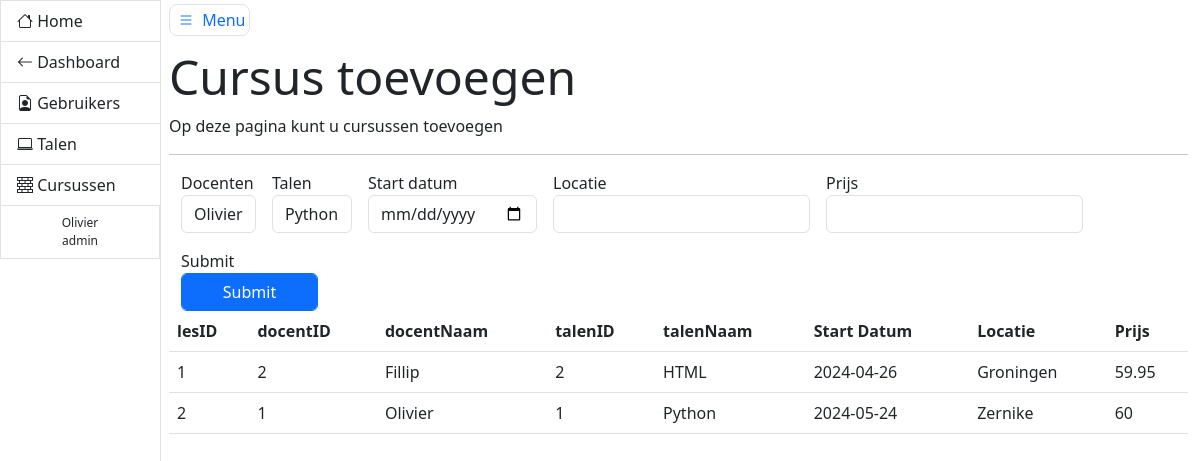
/admin/add/ (signed in), run on the app's committed database.
### models.py (models this page shows, shortened)
class User(db.Model, UserMixin):
    __tablename__ = 'users'
    id = db.Column(db.Integer, primary_key=True, autoincrement=True)
    email = db.Column(db.String(), nullable=False, unique=True)
    username = db.Column(db.String(), nullable=False, unique=True)
    role = db.Column(db.String(), nullable=False, default='user')
    password_hash = db.Column(db.String(128))

class Lessen(db.Model):
    lesID = db.Column(db.Integer, primary_key=True, autoincrement=True)
    userID = db.Column(db.Integer, db.ForeignKey('users.id'), nullable=True)
    docentID = db.Column(db.Integer, db.ForeignKey('users.id'))
    talenID = db.Column(db.Integer, db.ForeignKey('talen.id'), nullable=False)
    startDatum = db.Column(db.Date, nullable=True)
    locatie = db.Column(db.String(), nullable=False)
    prijs = db.Column(db.Integer(), nullable=False, default=0)

class Talen(db.Model):
    id = db.Column(db.Integer, primary_key=True, autoincrement=True)
    name = db.Column(db.String(), nullable=False, unique=True)
    lessen = relationship("Lessen", cascade="all, delete-orphan")

### admin/views.py (the view, shortened to what this page needs)
@admin_blueprint.route('/add/', methods=['GET', 'POST'])
@login_required
@admin_required
def add():
    form = CreateCursus()
    namen = db.session.query(User.id, User.username).filter(User.role == 'admin').all()
    talen = db.session.query(Talen.id, Talen.name).all()
    cursussen = Lessen.query.all()
    form.docenten.choices = [(f'{naam[0]}', naam[1]) for naam in namen]
    form.talen.choices = [(f'{talen[0]}', talen[1]) for talen in talen]
    talendict = {}
    docentendict = {}
    for talen in form.talen.choices:
        talendict[int(talen[0])] = talen[1]
    for docent in form.docenten.choices:
        docentendict[int(docent[0])] = docent[1]
    print(form.docenten.choices)
    return render_template('addcourse.html', form=form, cursussen=cursussen, talendict=talendict,
                           docentendict=docentendict)

### admin/forms.py
class CreateCursus(FlaskForm):
    docenten = SelectField('Docenten', validators=[DataRequired()], choices=[], validate_choice=False)
    talen = SelectField('Talen', validators=[DataRequired()], choices=[], validate_choice=False)
    locatie = StringField('Locatie', validators=[DataRequired()])
    datum = DateField('Start datum', validators=[DataRequired()], format='%Y-%m-%d')
    prijs = DecimalField('Prijs', validators=[DataRequired()])
    submit = SubmitField('Submit')

### __init__.py (called while the page is built)
@login_manager.user_loader
def get_user(user_id):
    try:
        return User.query.get(int(user_id))
    except:
        return None

### admin/templates/addcourse.html (shortened to what this page needs)
{% extends 'adminbase.html' %}
{% block header %}
    <h5 class="display-5">Cursus toevoegen</h5>
{% endblock %}
{% block bheader %}
    <p>Op deze pagina kunt u cursussen toevoegen</p>
{% endblock %}
{% block content %}
    <div class="container">
        <div class="row">
            <form method="post">
                <div class="row g-3 align-items-center">
                    <div class="col-auto">
                        {{ form.docenten.label }}
                        {{ form.docenten(class_='form-control') }}
                    </div>
                    <div class="col-auto">
                        {{ form.talen.label }}
                        {{ form.talen(class_='form-control') }}
                    </div>
                    <div class="col-auto">
                        {{ form.datum.label }}
                        {{ form.datum(class_='form-control') }}
                    </div>
                    <div class="col-auto">
                        {{ form.locatie.label }}
                        {{ form.locatie(class_='form-control') }}
                    </div>
                    <div class="col-auto">
                        {{ form.prijs.label }}
                        {{ form.prijs(class_='form-control') }}
                    </div>
                    <div class="col-auto">
                        {{ form.submit.label }}
                        {{ form.submit(class_='btn btn-primary form-control') }}
                    </div>
                </div>
            </form>
        </div>
    </div>
    <table class="table">
        <thead>
        <tr>
            <th scope="col">lesID</th>
            <th scope="col">docentID</th>
            <th scope="col">docentNaam</th>
            <th scope="col">talenID</th>
            <th scope="col">talenNaam</th>
            <th scope="col">Start Datum</th>
            <th scope="col">Locatie</th>
            <th scope="col">Prijs</th>
        </tr>
        </thead>
        <tbody>
        {% for cursus in cursussen %}
            <tr>
                <td>{{ cursus.lesID }}</td>
                <td>{{ cursus.docentID }}</td>
                <td>{{ docentendict[cursus.docentID] }}</td>
                <td>{{ cursus.talenID }}</td>
                <td>{{ talendict[cursus.talenID] }}</td>
                <td>{{ cursus.startDatum }}</td>
                <td>{{ cursus.locatie }}</td>
                <td>{{ cursus.prijs }}</td>
            </tr>
        {% endfor %}
        </tbody>
    </table>
{% endblock %}

### admin/templates/adminbase.html (shortened to what this page needs)
<!DOCTYPE html>
<html lang="en">
<head>
    <link href="{{ url_for('static', filename='css/main.css') }}" rel="stylesheet">
    <link href="https://cdn.jsdelivr.net/npm/bootstrap@5.3.0-alpha1/dist/css/bootstrap.min.css" rel="stylesheet">
</head>
<body>
<div class="container-fluid">
    <div class="row flex-nowrap">
        <div class="col-auto px-0">
            <div id="sidebar" class="collapse collapse-horizontal show border-end">
                <div id="sidebar-nav" class="list-group border-0 rounded-0 text-sm-start min-vh-100">
                    <a href="{{ url_for('index') }}" class="list-group-item border-end-0 d-inline-block text-truncate" data-bs-parent="#sidebar"><i class="bi bi-house"></i> <span>Home</span> </a>
                    <a href="{{ url_for('dashboard.dashboard') }}" class="list-group-item border-end-0 d-inline-block text-truncate" data-bs-parent="#sidebar"><i class="bi bi-arrow-left"></i> <span>Dashboard</span> </a>
                    <a href="{{ url_for('admin.gebruikers') }}" class="list-group-item border-end-0 d-inline-block text-truncate" data-bs-parent="#sidebar"><i class="bi bi-file-earmark-person"></i> <span>Gebruikers</span></a>
                    <a href="{{ url_for('admin.taal') }}" class="list-group-item border-end-0 d-inline-block text-truncate" data-bs-parent="#sidebar"><i class="bi bi-laptop"></i> <span>Talen</span></a>
                    <a href="{{ url_for('admin.add') }}" class="list-group-item border-end-0 d-inline-block text-truncate" data-bs-parent="#sidebar"><i class="bi bi-bricks"></i> <span>Cursussen</span></a>
                    {% if current_user.is_authenticated %}
                    <p class="copyright list-group-item d-inline-block text-truncate">{{ current_user.username }} <br> {{ current_user.role }}</p>
                    {% endif %}
                </div>
            </div>
        </div>
        <main class="col ps-md-2 pt-2">
            <a href="#" data-bs-target="#sidebar" data-bs-toggle="collapse" class="border rounded-3 p-1 text-decoration-none"><i class="bi bi-list bi-lg py-2 p-1"></i> Menu</a>
            <div class="page-header pt-3">
                {% block header %}
                {% endblock %}
            </div>
            {% block bheader %}
            {% endblock %}
            <hr>
            <div class="row">
                <div class="col-12">
                    {% block content %}
                    {% endblock %}
                </div>
            </div>
        </main>
    </div>
</div>
</body>
</html>

### static/css/main.css (style rules this page uses)
html { position: relative; min-height: 100%; }
#sidebar-nav { width: 160px; }
#sidebar { position: relative; }
.copyright { background-color: #f8f9fa; color: #6c757d; font-size: 12px; padding: 5px 10px; border-top: 1px solid #dee2e6; width: 100%; text-align: center; }

### data on the page
User: username "Olivier", role "admin"
Lessen: lesID "1", docentID "2", docentID.username "Fillip", talenID "2", talenID.name "HTML", startDatum "2024-04-26", locatie "Groningen", prijs "59.95"
Lessen: lesID "2", docentID "1", docentID.username "Olivier", talenID "1", talenID.name "Python", startDatum "2024-05-24", locatie "Zernike", prijs "60"
